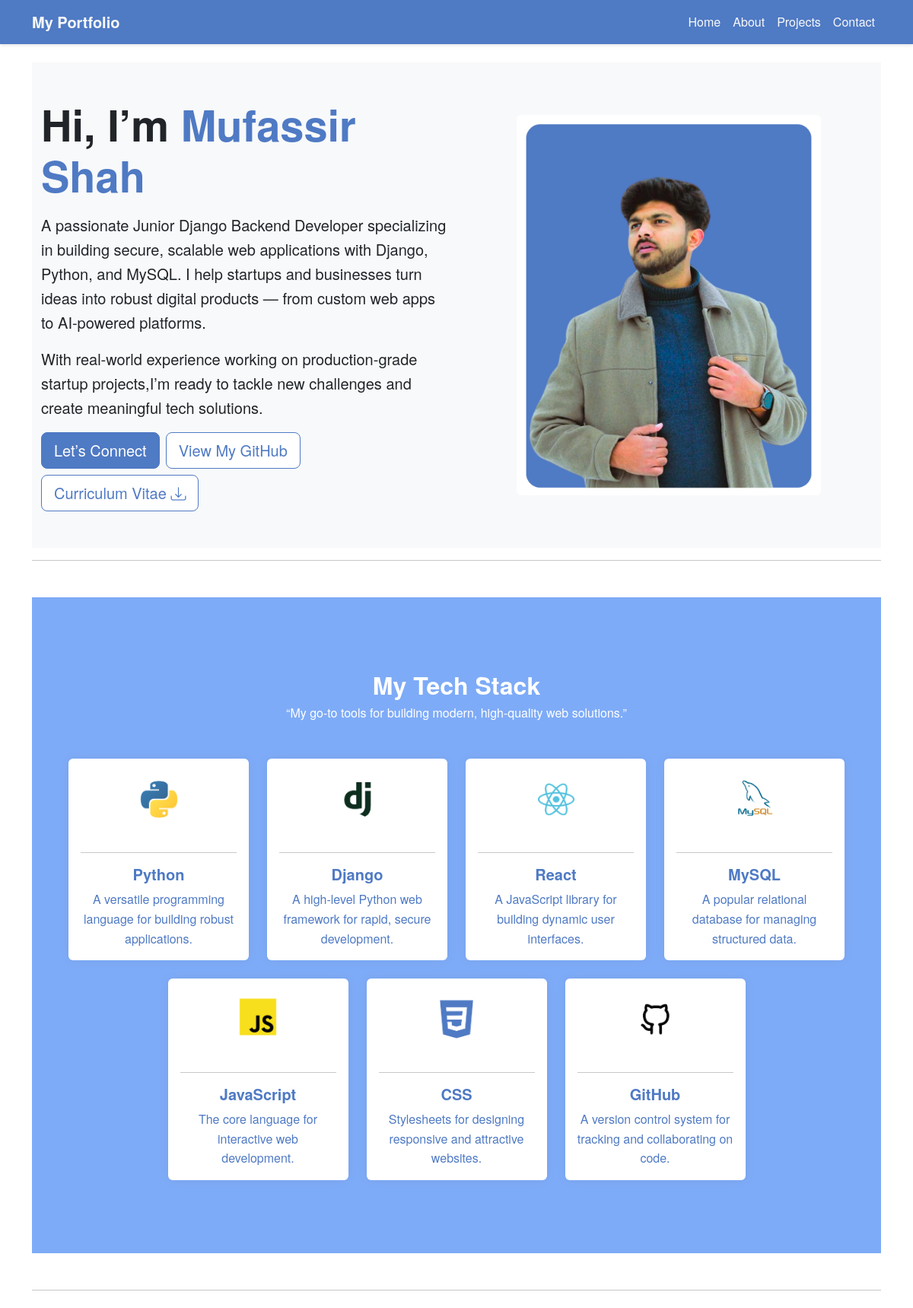
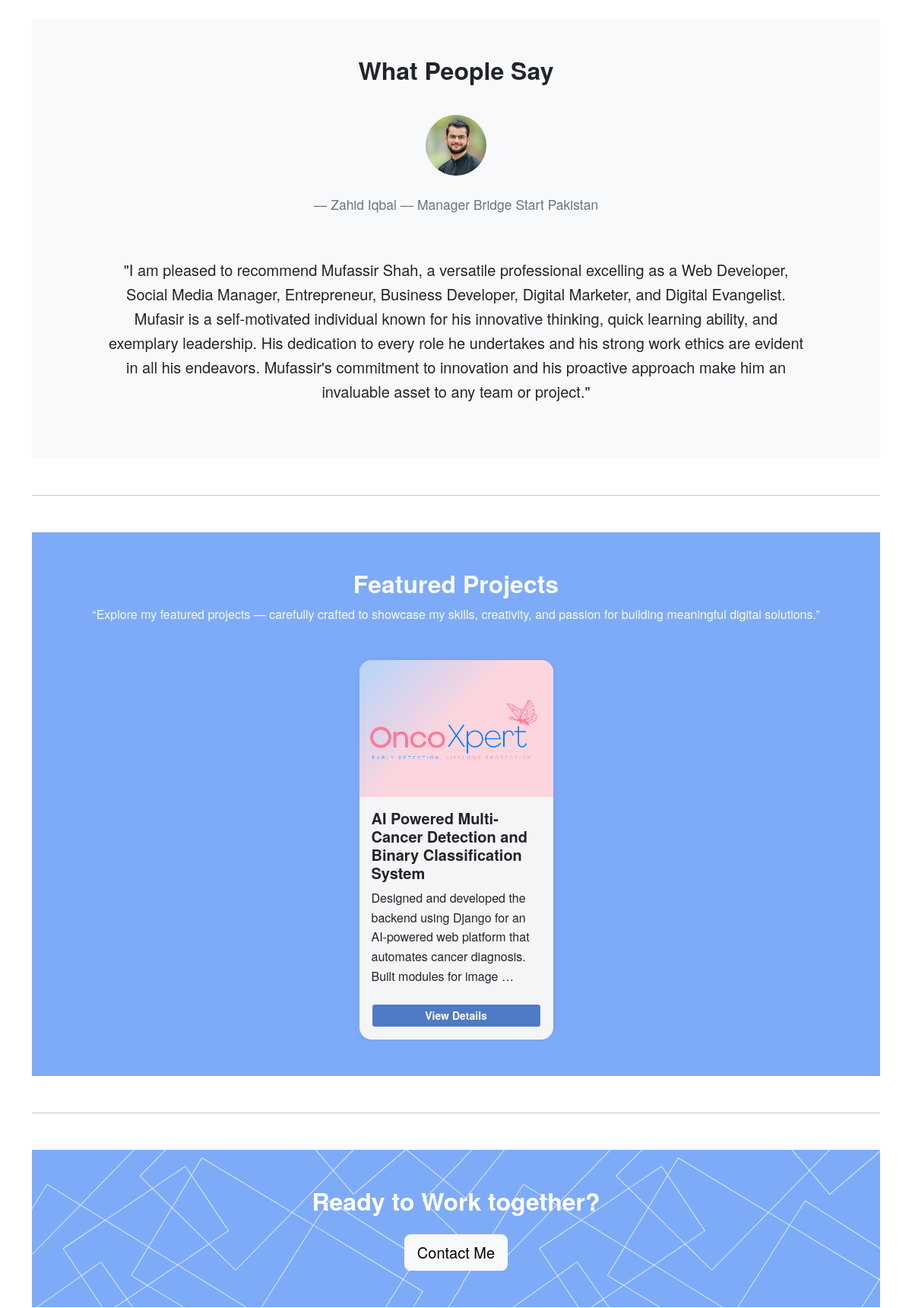
The page / (upper part) on the database its author committed (2 pictures, top to bottom).
### portfolioApp/models.py (models this page shows, shortened)
class Testimonials(models.Model):
    name = models.CharField(max_length=100)
    image = models.ImageField(upload_to='testimonials/', blank=True, null=True)
    designation = models.CharField(max_length=200, blank=True)
    quote = models.TextField()
    created_at = models.DateTimeField(auto_now_add=True)
    approved = models.BooleanField(default=False)

class Project(models.Model):
    title = models.CharField(unique=True, null=False, max_length=400)
    description = models.TextField()
    image = models.ImageField(upload_to='projects/')
    git_url = models.URLField(unique=True)
    tech_stack = models.ManyToManyField(TechStack)
    featured = models.BooleanField(default=False, null=False)
    created_at = models.DateTimeField(auto_now_add=True)

### portfolioApp/views.py (the view)
# urls.py: path('', views.HomeView.as_view(), name='home'),
class HomeView(TemplateView):
    template_name = 'portfolioApp/home.html'
    def get_context_data(self, **kwargs):
        context = super().get_context_data(**kwargs)
        context['featured_projects'] = Project.objects.filter(featured=True)
        context['testimonials'] = Testimonials.objects.filter(approved=True)
        return context

### portfolio/context_processors.py (called while the page is built)
def current_year(request):
    return {'now': datetime.now()}

### portfolioApp/templates/portfolioApp/home.html (shortened to what this page needs)
{% extends 'portfolioApp/base.html' %} {% load static %} {% block title %}Home | My Portfolio{% endblock %} {% block content %}
<section class="py-5 bg-light">
    <div class="container">
        <div class="row align-items-center">
            <div class="col-md-6 order-2 order-md-1">
                <h1 class="display-4 fw-bold mb-3">
                    Hi, I’m <span style="color: #4f7ac4"> Mufassir Shah</span>
                </h1>
                <p class="lead">
                    A passionate
                    <strong>Junior Django Backend Developer</strong> specializing in building secure, scalable web applications with
                    <strong>Django, Python, and MySQL</strong>. I help startups and businesses turn ideas into robust digital products — from custom web apps to AI-powered platforms.
                </p>
                <p class="lead">
                    With real-world experience working on production-grade startup projects,I’m ready to tackle new challenges and create meaningful tech solutions.
                </p>
                <div class="d-flex flex-wrap gap-2">
                    <a href="https://www.linkedin.com/in/mufassir-shah-a39ab1250/" class="btn btn-primary btn-lg" style="background-color: #4f7ac4; border: 1px solid #4f7ac4">Let’s Connect</a
          >
          <a
            href="https://github.com/SyedMufassirShah"
            class="btn btn-outline-secondary btn-lg"
            style="
              color: #4f7ac4;
              border: 1px solid #4f7ac4;
              background-color: #fff;
            "
            >View My GitHub</a
          >
          <a
            href="../../static/Mufassir_Shah's_CV.pdf"
            class="btn btn-outline-secondary btn-lg"
            style="
              color: #4f7ac4;
              border: 1px solid #4f7ac4;
              background-color: #fff;
            "
            >Curriculum Vitae <i class="bi bi-download"></i></a
          >
        </div>
      </div>
      <div class="col-md-6 text-center order-1 order-md-2 mb-4 mb-md-0">
        <img
          src="{% static 'img/hero-image.png' %}"
          class="img-fluid rounded hero-img"
          alt="Syed Mufassir Shah"
        />
      </div>
    </div>
  </div>
</section>
<hr />
<section class="py-5 my-5" style="background-color: #7eabf7">
  <div class="container py-5 px-5">
    <h2 class="text-center mb-1" style="color: #fff">My Tech Stack</h2>
    <p class="text-center mb-5" style="color: #fff; font-weight: 400">
      “My go-to tools for building modern, high-quality web solutions.”
    </p>
    <div class="row g-4 justify-content-center">
      <div class="col-md-4 col-lg-3">
        <div class="card h-100 text-center p-3">
          <img
            src="{% static 'img/Python.png' %}"
            class="mx-auto mb-3"
            alt="Python"
            style="width: 60px"
          /><hr>
          <h5 class="card-title" style="color: #4f7ac4">Python</h5>
          <p class="card-text" style="color: #4f7ac4">
            A versatile programming language for building robust applications.
          </p>
        </div>
      </div>
      <div class="col-md-4 col-lg-3">
        <div class="card h-100 text-center p-3">
          <img
            src="{% static 'img/Django(3).png' %}"
            class="mx-auto mb-3"
            alt="Python"
            style="width: 60px"
          /><hr>
          <h5 class="card-title" style="color: #4f7ac4">Django</h5>
          <p class="card-text" style="color: #4f7ac4">
            A high-level Python web framework for rapid, secure development.
          </p>
        </div>
      </div>
      <div class="col-md-4 col-lg-3">
        <div class="card h-100 text-center p-3">
          <img
            src="{% static 'img/React.png' %}"
            class="mx-auto mb-3"
            alt="Python"
            style="width: 60px"
          /><hr>
          <h5 class="card-title" style="color: #4f7ac4">React</h5>
          <p class="card-text" style="color: #4f7ac4">
            A JavaScript library for building dynamic user interfaces.
          </p>
        </div>
      </div>
      <div class="col-md-4 col-lg-3">
        <div class="card h-100 text-center p-3">
          <img
            src="{% static 'img/MySQL(2).png' %}"
            class="mx-auto mb-3"
            alt="Python"
            style="width: 60px"
          /><hr>
          <h5 class="card-title" style="color: #4f7ac4">MySQL</h5>
          <p class="card-text" style="color: #4f7ac4">
            A popular relational database for managing structured data.
          </p>
        </div>
      </div>
      <div class="col-md-4 col-lg-3">
        <div class="card h-100 text-center p-3">
          <img
            src="{% static 'img/JS.png' %}"
            class="mx-auto mb-3"
            alt="Python"
            style="width: 60px"
          /><hr>
          <h5 class="card-title" style="color: #4f7ac4">JavaScript</h5>
          <p class="card-text" style="color: #4f7ac4">
            The core language for interactive web development.
          </p>
        </div>
      </div>
      <div class="col-md-4 col-lg-3">
        <div class="card h-100 text-center p-3">
          <img
            src="{% static 'img/CSS.png' %}"
            class="mx-auto mb-3"
            alt="Python"
            style="width: 60px"
          /><hr>
          <h5 class="card-title" style="color: #4f7ac4">CSS</h5>
          <p class="card-text" style="color: #4f7ac4">
            Stylesheets for designing responsive and attractive websites.
          </p>
        </div>
      </div>
      <div class="col-md-4 col-lg-3">
        <div class="card h-100 text-center p-3">
          <img
            src="{% static 'img/GIT.png' %}"
            class="mx-auto mb-3"
            alt="Python"
            style="width: 60px"
          /><hr>
          <h5 class="card-title" style="color: #4f7ac4">GitHub</h5>
          <p class="card-text" style="color: #4f7ac4">
            A version control system for tracking and collaborating on code.
          </p>
        </div>
      </div>
    </div>
  </div>
</section>
<hr />
<section class="py-5 px-5 my-5 bg-light">
    <div class="container text-center px-5">
        <h2 class="mb-4 text-dark">What People Say</h2>
        {% if testimonials %}
        <div id="testimonialCarousel" class="carousel slide" data-bs-ride="carousel">
            <div class="carousel-inner">
                {% for testimonial in testimonials %}
                <div class="carousel-item {% if forloop.first %}active{% endif %}">
                    <blockquote class="blockquote">
                        {% if testimonial.image %}
                        <img src="{{ testimonial.image.url }}" alt="{{ testimonial.name }}" class="rounded-circle mt-3" style="width: 80px; height: 80px; object-fit: cover;"> {% endif %}
                        <footer class="blockquote-footer">{{ testimonial.name }} {% if testimonial.designation %} — {{ testimonial.designation }}{% endif %}
                        </footer>
                        <p class="mb-4">"{{ testimonial.quote }}"</p>
                    </blockquote>
                </div>
                {% endfor %}
            </div>
            <button class="carousel-control-prev" type="button" data-bs-target="#testimonialCarousel" data-bs-slide="prev">
        <span class="carousel-control-prev-icon"></span>
      </button>
            <button class="carousel-control-next" type="button" data-bs-target="#testimonialCarousel" data-bs-slide="next">
        <span class="carousel-control-next-icon"></span>
      </button>
        </div>
        {% else %}
        <p class="text-muted">No testimonials available yet.</p>
        {% endif %}
    </div>
</section>
<hr />
<section class="py-5 my-5" style="background-color: #7eabf7">
  <div class="container">
    <h2 class="text-center fw-bold text-light">Featured Projects</h2>
    <p class="text-center mb-5 text-light">
      “Explore my featured projects — carefully crafted to showcase my skills, creativity, and passion for building meaningful digital solutions.”
    </p>
    <div class="row g-4 justify-content-center">
      {% for project in featured_projects %}
      <div class="col-sm-6 col-md-4 col-lg-3">
        <div class="card h-100 rounded-4 project-card border-0 text-dark">
          {% if project.image %}
          <img
            src="{{ project.image.url }}"
            class="card-img-top rounded-top-4 featured-card-img"
            alt="{{ project.title }}"
          />
          {% endif %}
          <div class="card-body d-flex flex-column">
            <h5 class="card-title fw-semibold">{{ project.title }}</h5>
            <p class="card-text mb-4">{{ project.description|truncatewords:20 }}</p>
            <a
              href="{% url 'project-detail' project.pk %}"
              class="btn btn-light btn-sm mt-auto fw-semibold"
              style="background-color: #4f7ac4; color: #fff;"
            >
              View Details
            </a>
                </div>
            </div>
        </div>
        {% empty %}
        <div class="col-12 text-center">
            <p class="text-muted">No featured projects at the moment.</p>
        </div>
        {% endfor %}
    </div>
    </div>
</section>
<hr />
<section class="py-5 my-5 text-center text-white" style="
    background: url('{% static 'img/banner_bg.png' %}') no-repeat center center;
    background-size: cover;
  ">
    <div class="container">
        <h2 class="mb-4">Ready to Work together?</h2>
        <a href="{% url 'contact' %}" class="btn btn-light btn-lg">Contact Me</a>
    </div>
</section>
{% endblock %}

### portfolioApp/static/css/style.css (style rules this page uses)
body { background-color: #ffffff; color: #212529; font-family: 'Helvetica Neue', Helvetica, Arial, sans-serif; line-height: 1.6; }
h1, h2, h3, h4, h5 { font-weight: 600; }
.hero-img { max-height: 500px; width: auto; }
.card { border: none; box-shadow: 0 0 15px rgba(0, 0, 0, 0.05); transition: transform 0.2s ease; }
footer { margin-top: 80px; padding: 40px 0; background-color: #f8f9fa; text-align: center; color: #6c757d; }
img { max-width: 100%; height: auto; }
.project-card { background-color: #f4f5f7; color: #fff; transition: transform 0.2s ease, box-shadow 0.2s ease; border: 1px solid #dee2e6; }
.project-card img { object-fit: cover; height: 180px; }
.featured-card-img { height: 100px; object-fit: cover; border-top-left-radius: 0.5rem; border-top-right-radius: 0.5rem; width: 100%; }
.carousel-inner img { height: 400px; object-fit: cover; width: 100%; border-radius: 8px; }

### rows shown on the page
Testimonials: image (picture), name "Zahid Iqbal", designation "Manager Bridge Start Pakistan", quote "I am pleased to recommend Mufassir Shah, a versatile professional excelling as a Web Developer, Social Media Manager, Entrepreneur, Business Developer, Digital Marketer, and Digital Evangelist. Mufasir is a self-motivated individual known for his innovative thinking, quick learning ability, and exemplary leadership. His dedication to every role he undertakes and his strong work ethics are evident in all his endeavors. Mufassir's commitment to innovation and his proactive approach make him an invaluable asset to any team or project."
Project: image (picture), title "AI Powered Multi-Cancer Detection and Binary Classification System", description "Designed and developed the backend using Django for an AI-powered web platform that automates cancer diagnosis. Built modules for image …"
